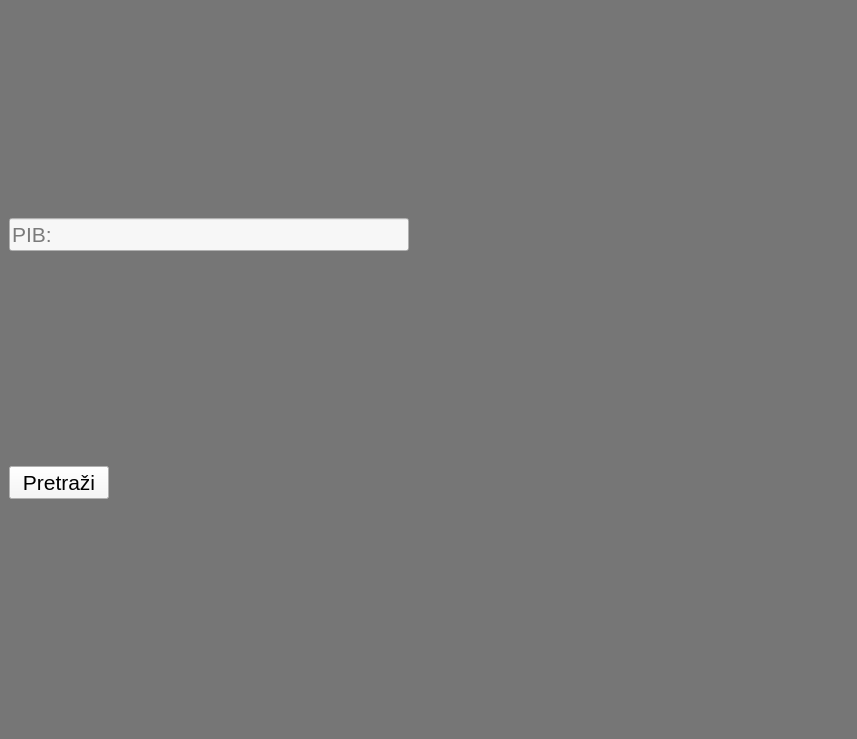
<?xml version="1.0" encoding="UTF-8"?>
<ui version="4.0">
 <class>MainWindow</class>
 <widget class="QMainWindow" name="MainWindow">
  <property name="geometry">
   <rect>
    <x>0</x>
    <y>0</y>
    <width>857</width>
    <height>739</height>
   </rect>
  </property>
  <property name="windowTitle">
   <string>MainWindow</string>
  </property>
  <property name="styleSheet">
   <string notr="true">QWidget{
	background-color: rgb(118, 118, 118)
}</string>
  </property>
  <widget class="QWidget" name="centralwidget">
   <layout class="QVBoxLayout" name="verticalLayout">
    <item>
     <widget class="QLineEdit" name="lineEdit">
      <property name="maximumSize">
       <size>
        <width>400</width>
        <height>16777215</height>
       </size>
      </property>
      <property name="font">
       <font>
        <pointsize>16</pointsize>
       </font>
      </property>
      <property name="styleSheet">
       <string notr="true">QLineEdit{
	background-color: rgb(247, 247, 247)
}</string>
      </property>
      <property name="maxLength">
       <number>3000</number>
      </property>
      <property name="placeholderText">
       <string>PIB:</string>
      </property>
     </widget>
    </item>
    <item>
     <widget class="QPushButton" name="pushButton">
      <property name="maximumSize">
       <size>
        <width>100</width>
        <height>16777215</height>
       </size>
      </property>
      <property name="font">
       <font>
        <pointsize>16</pointsize>
       </font>
      </property>
      <property name="styleSheet">
       <string notr="true">QPushButton{
	background-color: rgb(247, 247, 247)
}</string>
      </property>
      <property name="text">
       <string>Pretraži</string>
      </property>
     </widget>
    </item>
   </layout>
  </widget>
  <widget class="QStatusBar" name="statusbar"/>
 </widget>
 <resources/>
 <connections/>
</ui>
